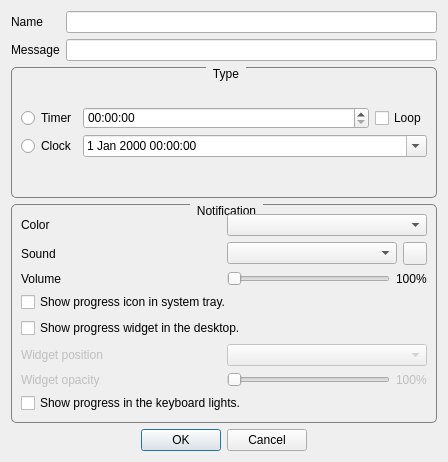
<?xml version="1.0" encoding="UTF-8"?>
<ui version="4.0">
 <class>NewAlarmDialog</class>
 <widget class="QDialog" name="NewAlarmDialog">
  <property name="windowModality">
   <enum>Qt::WindowModality::ApplicationModal</enum>
  </property>
  <property name="geometry">
   <rect>
    <x>0</x>
    <y>0</y>
    <width>448</width>
    <height>462</height>
   </rect>
  </property>
  <property name="minimumSize">
   <size>
    <width>448</width>
    <height>462</height>
   </size>
  </property>
  <property name="maximumSize">
   <size>
    <width>448</width>
    <height>462</height>
   </size>
  </property>
  <property name="windowTitle">
   <string>Create Alarm</string>
  </property>
  <property name="windowIcon">
   <iconset resource="rsc/resources.qrc">
    <normaloff>:/MultiAlarm/settings.svg</normaloff>:/MultiAlarm/settings.svg</iconset>
  </property>
  <property name="toolTip">
   <string>Create a new alarm.</string>
  </property>
  <property name="statusTip">
   <string>Create a new alarm.</string>
  </property>
  <layout class="QVBoxLayout" name="verticalLayout">
   <item>
    <layout class="QGridLayout" name="gridLayout">
     <property name="topMargin">
      <number>0</number>
     </property>
     <item row="0" column="0">
      <widget class="QLabel" name="label">
       <property name="toolTip">
        <string>Alarm name</string>
       </property>
       <property name="text">
        <string>Name</string>
       </property>
      </widget>
     </item>
     <item row="0" column="1">
      <widget class="QLineEdit" name="m_name">
       <property name="toolTip">
        <string>Alarm name</string>
       </property>
      </widget>
     </item>
     <item row="1" column="0">
      <widget class="QLabel" name="label_4">
       <property name="toolTip">
        <string>Alarm message to show when finished</string>
       </property>
       <property name="text">
        <string>Message</string>
       </property>
      </widget>
     </item>
     <item row="1" column="1">
      <widget class="QLineEdit" name="m_message">
       <property name="toolTip">
        <string>Alarm message to show when finished</string>
       </property>
      </widget>
     </item>
    </layout>
   </item>
   <item>
    <widget class="QGroupBox" name="groupBox_2">
     <property name="toolTip">
      <string>Type of alarm</string>
     </property>
     <property name="styleSheet">
      <string notr="true">QGroupBox {
    border: 1px solid gray;
    border-radius: 5px;
    margin-top: 2ex;
}

QGroupBox::title {
    subcontrol-origin: margin;
    subcontrol-position: top center; /* position at the top center */
    padding: 0px 5px;
}</string>
     </property>
     <property name="title">
      <string>Type</string>
     </property>
     <property name="alignment">
      <set>Qt::AlignmentFlag::AlignHCenter|Qt::AlignmentFlag::AlignTop</set>
     </property>
     <layout class="QVBoxLayout" name="verticalLayout_4">
      <item>
       <layout class="QGridLayout" name="gridLayout_2" columnstretch="0,1">
        <property name="topMargin">
         <number>0</number>
        </property>
        <item row="0" column="0">
         <widget class="QRadioButton" name="m_timerRadio">
          <property name="toolTip">
           <string>Timer alarm</string>
          </property>
          <property name="text">
           <string>Timer</string>
          </property>
         </widget>
        </item>
        <item row="1" column="1">
         <widget class="QDateTimeEdit" name="m_clock">
          <property name="toolTip">
           <string>Clock alarm duration</string>
          </property>
          <property name="calendarPopup">
           <bool>true</bool>
          </property>
         </widget>
        </item>
        <item row="1" column="0">
         <widget class="QRadioButton" name="m_clockRadio">
          <property name="toolTip">
           <string>Clock alarm</string>
          </property>
          <property name="text">
           <string>Clock</string>
          </property>
         </widget>
        </item>
        <item row="0" column="1">
         <layout class="QHBoxLayout" name="horizontalLayout_2" stretch="1,0">
          <item>
           <widget class="QTimeEdit" name="m_timer">
            <property name="toolTip">
             <string>Timer alarm duration</string>
            </property>
            <property name="displayFormat">
             <string>HH:mm:ss</string>
            </property>
            <property name="calendarPopup">
             <bool>true</bool>
            </property>
           </widget>
          </item>
          <item>
           <widget class="QCheckBox" name="m_timerLoop">
            <property name="toolTip">
             <string>Loop timer alarm</string>
            </property>
            <property name="text">
             <string>Loop</string>
            </property>
           </widget>
          </item>
         </layout>
        </item>
       </layout>
      </item>
     </layout>
    </widget>
   </item>
   <item>
    <widget class="QGroupBox" name="groupBox">
     <property name="toolTip">
      <string>Alarm notification</string>
     </property>
     <property name="styleSheet">
      <string notr="true">QGroupBox {
    border: 1px solid gray;
    border-radius: 5px;
    margin-top: 2ex;
}

QGroupBox::title {
    subcontrol-origin: margin;
    subcontrol-position: top center; /* position at the top center */
    padding: 0px 5px;
}</string>
     </property>
     <property name="title">
      <string>Notification</string>
     </property>
     <layout class="QVBoxLayout" name="verticalLayout_3">
      <item>
       <layout class="QGridLayout" name="gridLayout_3" columnstretch="1,1">
        <property name="topMargin">
         <number>0</number>
        </property>
        <item row="1" column="1">
         <layout class="QHBoxLayout" name="horizontalLayout">
          <item>
           <widget class="QComboBox" name="m_soundComboBox">
            <property name="toolTip">
             <string>Sound of the alarm</string>
            </property>
           </widget>
          </item>
          <item>
           <widget class="QToolButton" name="m_playSoundButton">
            <property name="toolTip">
             <string>Test sound</string>
            </property>
            <property name="text">
             <string/>
            </property>
            <property name="icon">
             <iconset resource="rsc/resources.qrc">
              <normaloff>:/MultiAlarm/play.svg</normaloff>:/MultiAlarm/play.svg</iconset>
            </property>
           </widget>
          </item>
         </layout>
        </item>
        <item row="1" column="0">
         <widget class="QLabel" name="label_2">
          <property name="toolTip">
           <string>Sound of the alarm</string>
          </property>
          <property name="text">
           <string>Sound</string>
          </property>
         </widget>
        </item>
        <item row="0" column="0">
         <widget class="QLabel" name="label_3">
          <property name="toolTip">
           <string>Color of the alarm</string>
          </property>
          <property name="text">
           <string>Color</string>
          </property>
         </widget>
        </item>
        <item row="0" column="1">
         <widget class="QComboBox" name="m_colorComboBox">
          <property name="toolTip">
           <string>Color of the alarm</string>
          </property>
         </widget>
        </item>
        <item row="2" column="0">
         <widget class="QLabel" name="label_5">
          <property name="text">
           <string>Volume</string>
          </property>
         </widget>
        </item>
        <item row="2" column="1">
         <layout class="QHBoxLayout" name="horizontalLayout_6">
          <item>
           <widget class="QSlider" name="m_volumeSlider">
            <property name="toolTip">
             <string>Alarm sound volume</string>
            </property>
            <property name="orientation">
             <enum>Qt::Orientation::Horizontal</enum>
            </property>
           </widget>
          </item>
          <item>
           <widget class="QLabel" name="m_volumeSliderValue">
            <property name="toolTip">
             <string>Alarm sound volume</string>
            </property>
            <property name="text">
             <string>100%</string>
            </property>
           </widget>
          </item>
         </layout>
        </item>
       </layout>
      </item>
      <item>
       <widget class="QCheckBox" name="m_showTray">
        <property name="toolTip">
         <string>Show alarm progress in the icon tray</string>
        </property>
        <property name="text">
         <string>Show progress icon in system tray.</string>
        </property>
       </widget>
      </item>
      <item>
       <widget class="QCheckBox" name="m_showDesktop">
        <property name="toolTip">
         <string>Show alarm progress in the desktop</string>
        </property>
        <property name="text">
         <string>Show progress widget in the desktop.</string>
        </property>
       </widget>
      </item>
      <item>
       <layout class="QHBoxLayout" name="horizontalLayout_3" stretch="1,1">
        <item>
         <widget class="QLabel" name="m_positionLabel">
          <property name="enabled">
           <bool>false</bool>
          </property>
          <property name="toolTip">
           <string>Desktop widget position</string>
          </property>
          <property name="text">
           <string>Widget position</string>
          </property>
         </widget>
        </item>
        <item>
         <widget class="QComboBox" name="m_positionComboBox">
          <property name="enabled">
           <bool>false</bool>
          </property>
          <property name="toolTip">
           <string>Desktop widget position</string>
          </property>
         </widget>
        </item>
       </layout>
      </item>
      <item>
       <layout class="QHBoxLayout" name="horizontalLayout_4" stretch="1,1">
        <item>
         <widget class="QLabel" name="m_opacityLabel">
          <property name="enabled">
           <bool>false</bool>
          </property>
          <property name="toolTip">
           <string>Desktop widget opacity</string>
          </property>
          <property name="text">
           <string>Widget opacity</string>
          </property>
         </widget>
        </item>
        <item>
         <layout class="QHBoxLayout" name="horizontalLayout_5">
          <property name="rightMargin">
           <number>0</number>
          </property>
          <item>
           <widget class="QSlider" name="m_opacitySlider">
            <property name="enabled">
             <bool>false</bool>
            </property>
            <property name="toolTip">
             <string>Desktop widget opacity</string>
            </property>
            <property name="orientation">
             <enum>Qt::Orientation::Horizontal</enum>
            </property>
           </widget>
          </item>
          <item>
           <widget class="QLabel" name="m_opacitySliderValue">
            <property name="enabled">
             <bool>false</bool>
            </property>
            <property name="toolTip">
             <string>Desktop widget opacity</string>
            </property>
            <property name="text">
             <string>100%</string>
            </property>
           </widget>
          </item>
         </layout>
        </item>
       </layout>
      </item>
      <item>
       <widget class="QCheckBox" name="m_showLogiled">
        <property name="toolTip">
         <string>Show alarm progress using the keyboard lights.</string>
        </property>
        <property name="text">
         <string>Show progress in the keyboard lights.</string>
        </property>
       </widget>
      </item>
     </layout>
    </widget>
   </item>
   <item>
    <widget class="QDialogButtonBox" name="m_buttons">
     <property name="orientation">
      <enum>Qt::Orientation::Horizontal</enum>
     </property>
     <property name="standardButtons">
      <set>QDialogButtonBox::StandardButton::Cancel|QDialogButtonBox::StandardButton::Ok</set>
     </property>
     <property name="centerButtons">
      <bool>true</bool>
     </property>
    </widget>
   </item>
  </layout>
 </widget>
 <resources>
  <include location="rsc/resources.qrc"/>
 </resources>
 <connections>
  <connection>
   <sender>m_buttons</sender>
   <signal>accepted()</signal>
   <receiver>NewAlarmDialog</receiver>
   <slot>accept()</slot>
   <hints>
    <hint type="sourcelabel">
     <x>248</x>
     <y>254</y>
    </hint>
    <hint type="destinationlabel">
     <x>157</x>
     <y>274</y>
    </hint>
   </hints>
  </connection>
  <connection>
   <sender>m_buttons</sender>
   <signal>rejected()</signal>
   <receiver>NewAlarmDialog</receiver>
   <slot>reject()</slot>
   <hints>
    <hint type="sourcelabel">
     <x>316</x>
     <y>260</y>
    </hint>
    <hint type="destinationlabel">
     <x>286</x>
     <y>274</y>
    </hint>
   </hints>
  </connection>
 </connections>
</ui>
